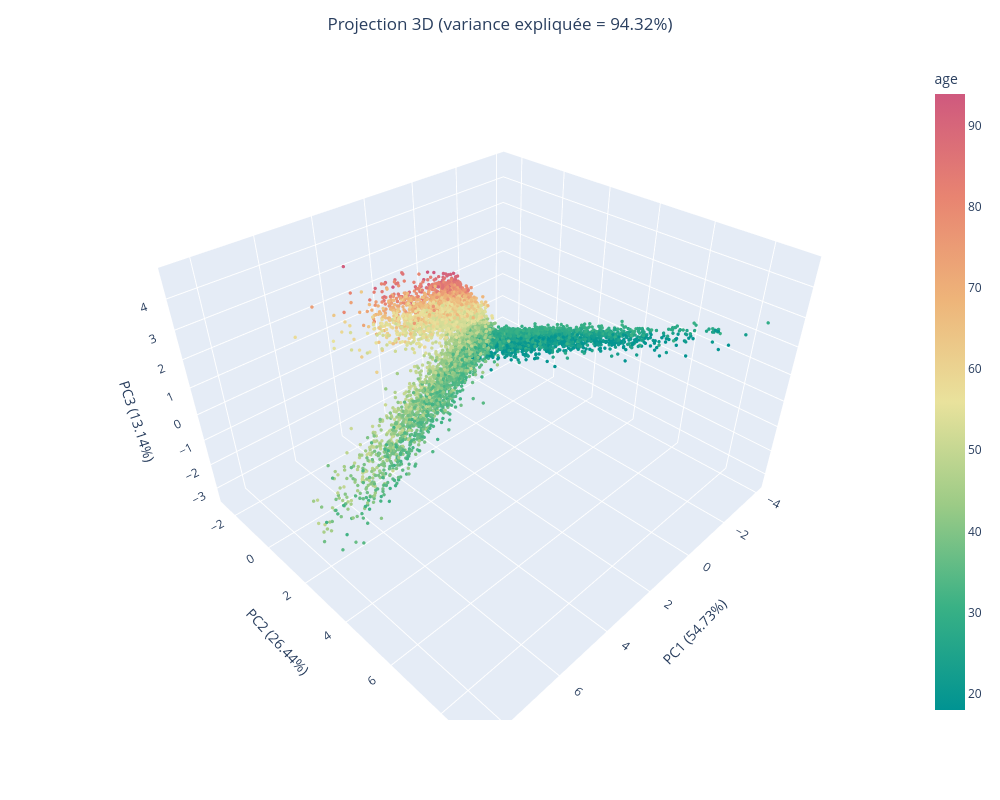

Notebook source saved alongside this figure:
### Code cell
acp_display_3d(1, 2, 3)

### Figure 1 — Plotly figure (JSON) as saved in the notebook; plotly's stock layout.template omitted (floating-point values rounded to 4 significant figures; data arrays with more than 128 entries replaced by an {"elided": "..."} marker saying what was removed)
{"data": [{"customdata": {"elided": "8596x8 float values"}, "hovertemplate": "<b>%{hovertext}</b><br><br>PC1 (54.73%)=%{x}<br>PC2 (26.44%)=%{y}<br>PC3 (13.14%)=%{z}<br>age=%{marker.color}<br>nb_sessions=%{customdata[1]}<br>freq_categ_0=%{customdata[2]}<br>freq_categ_1=%{customdata[3]}<br>freq_categ_2=%{customdata[4]}<br>amount_categ_0=%{customdata[5]}<br>amount_categ_1=%{customdata[6]}<br>amount_categ_2=%{customdata[7]}<extra></extra>", "hovertext": {"elided": "8596 str values"}, "legendgroup": "", "marker": {"color": {"elided": "8596 float values"}, "coloraxis": "coloraxis", "size": 2, "symbol": "circle"}, "mode": "markers", "name": "", "scene": "scene", "showlegend": false, "type": "scatter3d", "x": {"elided": "8596 float values"}, "y": {"elided": "8596 float values"}, "z": {"elided": "8596 float values"}}], "layout": {"coloraxis": {"colorbar": {"title": {"text": "age"}}, "colorscale": [[0, "rgb(0, 147, 146)"], [0.1667, "rgb(57, 177, 133)"], [0.3333, "rgb(156, 203, 134)"], [0.5, "rgb(233, 226, 156)"], [0.6667, "rgb(238, 180, 121)"], [0.8333, "rgb(232, 132, 113)"], [1, "rgb(207, 89, 126)"]]}, "height": 800, "legend": {"tracegroupgap": 0}, "margin": {"t": 60}, "scene": {"domain": {"x": [0, 1], "y": [0, 1]}, "xaxis": {"title": {"text": "PC1 (54.73%)"}}, "yaxis": {"title": {"text": "PC2 (26.44%)"}}, "zaxis": {"title": {"text": "PC3 (13.14%)"}}}, "title": {"text": "Projection 3D (variance expliquée = 94.32%)", "x": 0.5}, "width": 1000}}
